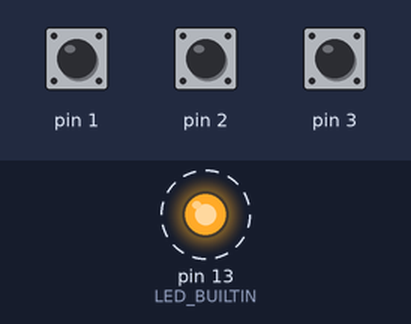
Bench run of a program on a simulated Arduino Uno, built for the host (arithmetic inside an expression is 32-bit, double 64-bit). Parts: output pins drawn as LEDs (lit = HIGH). Dashed ring = blinking. The inputs (shaded band) are chosen by the test bench; at power-on: pin 1 HIGH, pin 2 HIGH, pin 3 HIGH.

Above: at 0.2 s.
Timing chart, 0 to 3.0 s (numbered marks = the images above):
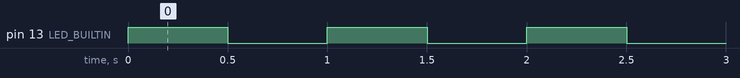

The program:

main.cpp
```cpp
/**
 * @file main.cpp
 */

#include <Arduino.h>
#include "board.h"

int cycle_time = 1000;
int duty_rate = 50;
int p1, p2, p3;

void setup() {
  // put your setup code here, to run once:
  pinMode(LED_BUILTIN, OUTPUT);

  pinMode(BUTTON_1,BUTTON_MODE);
  pinMode(BUTTON_2,BUTTON_MODE);
  pinMode(BUTTON_3,BUTTON_MODE);

  p1 = digitalRead(BUTTON_1);
  p2 = digitalRead(BUTTON_2);
  p3 = digitalRead(BUTTON_3);
}

void loop() {
  // put your main code here, to run repeatedly:
  int c1 = digitalRead(BUTTON_1);
  int c2 = digitalRead(BUTTON_2);
  int c3 = digitalRead(BUTTON_3);
  if (c1 != p1 && c1 == BUTTON_ACTIVE){
    cycle_time += 100;
  }
  if (c2 != p2 && c2 == BUTTON_ACTIVE){
    cycle_time -= 100;
    if (cycle_time < 100){cycle_time = 100;}
  }
  if (c3 != p3 && c3 == BUTTON_ACTIVE){
    duty_rate = (duty_rate + 25) % 100;
  }

  int time_on = (cycle_time / 100) * duty_rate;
  int time_passed_on = millis()%cycle_time;

  if (time_passed_on < time_on){
    digitalWrite(LED_BUILTIN, HIGH);
  }
  else{
    digitalWrite(LED_BUILTIN, LOW);
  }
  p1 = c1;
  p2 = c2;
  p3 = c3;
}
```

board.h
```cpp
// (licence header left out)
// HOMEWORK TODO: add an include guard (BOARD_H)

#include <Arduino.h>

// === Output ===
// LED_BUILTIN is already defined by the board package (PB5). Do not redefine it.

// === Inputs ===
// HOMEWORK TODO: define BUTTON_1, BUTTON_2, BUTTON_3 on PD1, PD2, PD3
#define BUTTON_1 PIN_PD1
#define BUTTON_2 PIN_PD2
#define BUTTON_3 PIN_PD3
// HOMEWORK TODO: define BUTTON_MODE and BUTTON_ACTIVE
#define BUTTON_MODE INPUT_PULLUP
#define BUTTON_ACTIVE LOW
// The buttons connect the pin to GND when pressed, using the internal pull-up.
```

Measured:
- by itself, pin 13 (LED_BUILTIN): alternates HIGH for 0.50 s and LOW for 0.50 s
